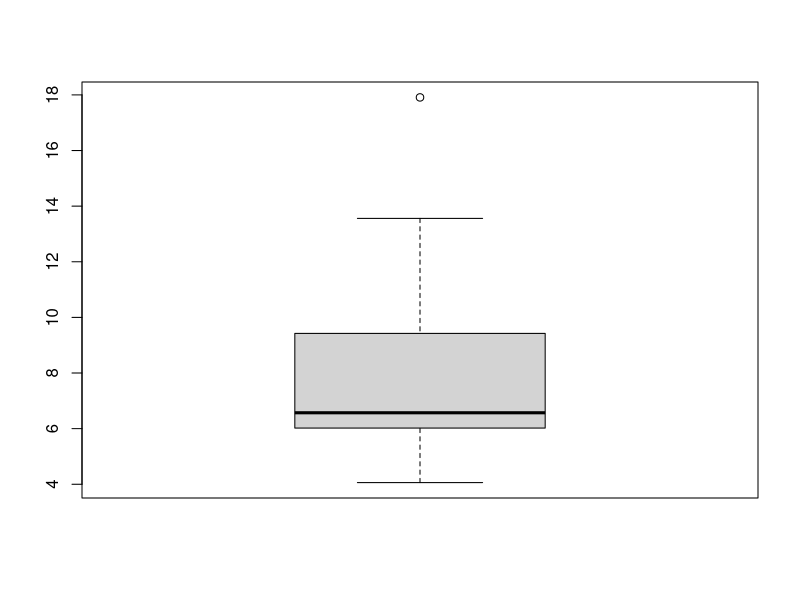
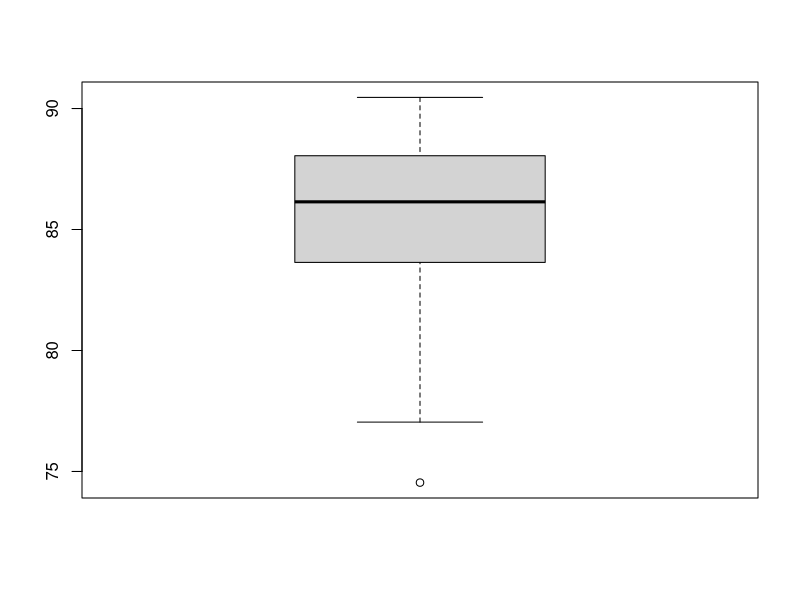
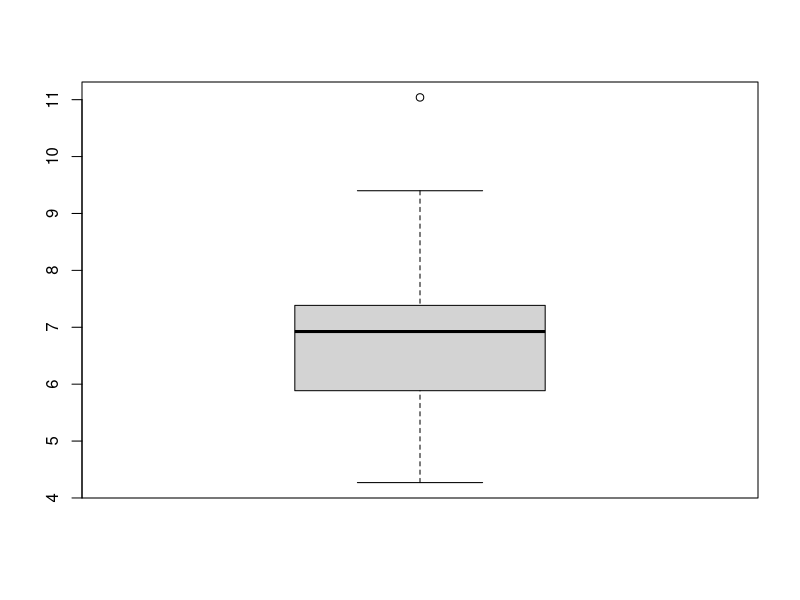
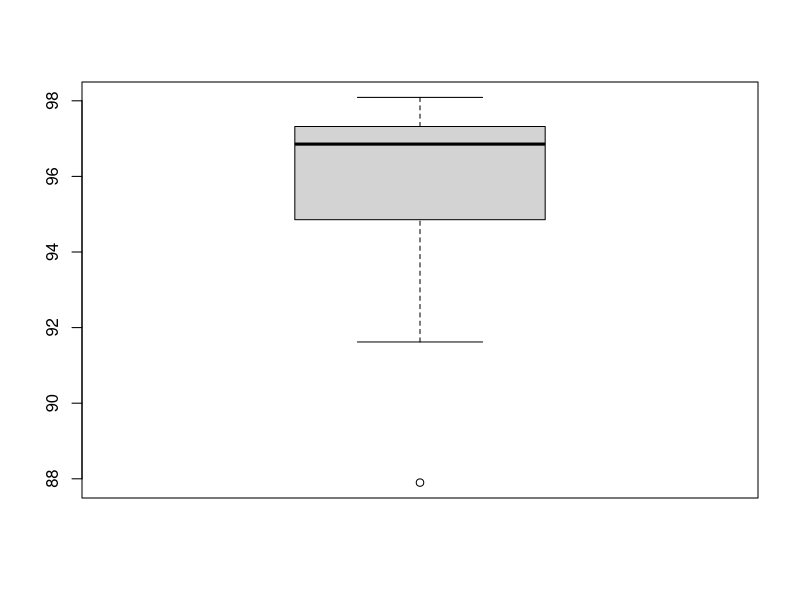

The R source for these figures, in order:
dd <- read.csv('mapping_data_rna_seq.csv', sep = ';')


give_sd_mean <- function(group, align) {
  mean_group <- mean(group[[align]])
  sd_group <- sd(group[[align]])
  
  print(paste0('Align: ', align, ', Mean: ', mean_group, ', Standard Deviation: ', sd_group))
}


# Define the four groups
blood_control <- dd[dd$group == 'Blood_Control', ]
blood_case <- dd[dd$group == 'Blood_Case', ]
lung_control <- dd[dd$group == 'Lung_Control', ]
lung_case <- dd[dd$group == 'Lung_Case', ]

alignments <- list('align_0', 'align_1', 'align_multi', 'overall')

for (element in alignments) {
  groups <- list(blood_control, blood_case, lung_control, lung_case)
  for (group in groups) {
    give_sd_mean(group, element)
  }
}


#what does it look like for all th samples combined'
mean(dd$align_0)
sd(dd$align_0)

mean(dd$align_1)
sd(dd$align_1)

mean(dd$align_multi)
sd(dd$align_multi)

mean(dd$overall)
sd(dd$overall)


#are there any outliers?
boxplot(dd$align_0)
boxplot(dd$align_1)
boxplot(dd$align_multi)
boxplot(dd$overall)






